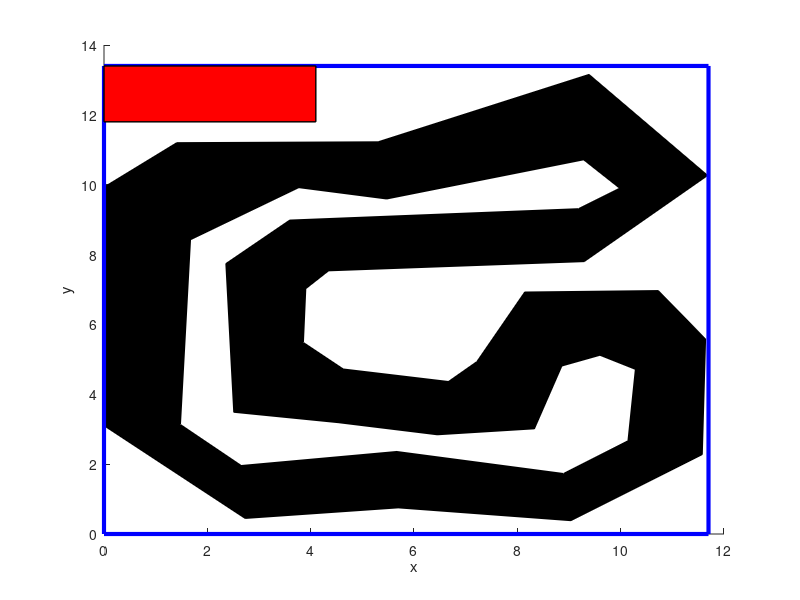

Write the MATLAB code that produced this figure. (Note: this script raises an error after producing the figure.)
function drawPoolEnvironment()
    global controlArray;
    global controlIndex;
%     poolXLims = [0 12]';
%     poolYLims = [0 13]';
%     rampXLims = [0 4]';
%     rampYLims = [11 13]';
    poolXLims = [0 11.7]';
    poolYLims = [0 13.4]';
    rampXLims = [0 4.1]';
    rampYLims = [11.8 13.4]';
    %Draw the pool area
    hold on

    x2 = [9.036, 5.695, 2.732, 0.021, 0.028, 1.409, 5.306, 9.387, 11.685,...
        9.294, 4.346, 3.906, 3.860, 4.630, 6.667, 7.216, 8.143, 10.728,...
        11.644, 11.580, 9.036];
    y2 = [0.381, 0.748, 0.445, 3.080, 9.958, 11.204, 11.229, 13.158,...
        10.265, 7.798, 7.534, 7.023, 5.483, 4.725, 4.366, 4.935, 6.928,...
        6.970, 5.581, 2.275, 0.381];
    fill(x2, y2, 'k');

    x = [8.894, 5.665, 2.656, 1.480, 1.675, 3.769, 5.471, 9.284, 9.980,...
        9.183, 3.595, 2.358, 2.511, 4.542, 6.451, 8.331, 8.862, 9.599,...
        10.284, 10.141, 8.894];
    y = [1.732, 2.363, 1.961, 3.135, 8.425, 9.916, 9.591, 10.713, 9.900,...
        9.314, 8.988, 7.741, 3.485, 3.186, 2.840, 3.011, 4.809, 5.117,...
        4.714, 2.669, 1.732];
    fill(x, y, 'w')


    plot([poolXLims(1), poolXLims(1), poolXLims(2), poolXLims(2), poolXLims(1)], ...
        [poolYLims(1), poolYLims(2), poolYLims(2), poolYLims(1), poolYLims(1)], 'b' , 'LineWidth', 3)
    %Draw the ramp
    fill([rampXLims(1), rampXLims(1), rampXLims(2), rampXLims(2), rampXLims(1)], ...
        [rampYLims(1), rampYLims(2), rampYLims(2), rampYLims(1), rampYLims(1)], 'r' , 'LineWidth', 1)
    xlabel('x')
    ylabel('y')
    
    incrementalDrawing = true;
    
    if(incrementalDrawing == true)
        if(controlArray(controlIndex,1) == 0)
            drawCircle([controlArray(controlIndex,2), controlArray(controlIndex,3)], controlArray(controlIndex,4))
        else
            plot([controlArray(controlIndex,2), controlArray(controlIndex,4)], [controlArray(controlIndex,3), controlArray(controlIndex,5)], 'm');
        end
    else
        drawTrack();
    end
    hold off
end